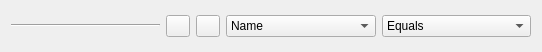
<?xml version="1.0" encoding="UTF-8"?>
<ui version="4.0">
 <class>SubFilterWidget</class>
 <widget class="QWidget" name="SubFilterWidget">
  <property name="geometry">
   <rect>
    <x>0</x>
    <y>0</y>
    <width>542</width>
    <height>52</height>
   </rect>
  </property>
  <property name="windowTitle">
   <string>Form</string>
  </property>
  <layout class="QGridLayout" name="gridLayout">
   <item row="0" column="0">
    <layout class="QHBoxLayout" name="horizontalLayout">
     <item>
      <widget class="Line" name="line">
       <property name="minimumSize">
        <size>
         <width>30</width>
         <height>0</height>
        </size>
       </property>
       <property name="orientation">
        <enum>Qt::Horizontal</enum>
       </property>
      </widget>
     </item>
     <item>
      <widget class="QPushButton" name="subaddButton">
       <property name="maximumSize">
        <size>
         <width>24</width>
         <height>16777215</height>
        </size>
       </property>
       <property name="text">
        <string/>
       </property>
      </widget>
     </item>
     <item>
      <widget class="QPushButton" name="subremoveButton">
       <property name="maximumSize">
        <size>
         <width>24</width>
         <height>16777215</height>
        </size>
       </property>
       <property name="text">
        <string/>
       </property>
      </widget>
     </item>
     <item>
      <widget class="QComboBox" name="item_box">
       <item>
        <property name="text">
         <string>Name</string>
        </property>
       </item>
       <item>
        <property name="text">
         <string>Location</string>
        </property>
       </item>
       <item>
        <property name="text">
         <string>Unit</string>
        </property>
       </item>
       <item>
        <property name="text">
         <string>Reference product</string>
        </property>
       </item>
       <item>
        <property name="text">
         <string>Database</string>
        </property>
       </item>
       <item>
        <property name="text">
         <string>Code</string>
        </property>
       </item>
      </widget>
     </item>
     <item>
      <widget class="QComboBox" name="filter_box">
       <item>
        <property name="text">
         <string>Equals</string>
        </property>
       </item>
       <item>
        <property name="text">
         <string>Contains</string>
        </property>
       </item>
       <item>
        <property name="text">
         <string>Starts with</string>
        </property>
       </item>
       <item>
        <property name="text">
         <string>Doesn't contain any</string>
        </property>
       </item>
      </widget>
     </item>
    </layout>
   </item>
  </layout>
 </widget>
 <resources/>
 <connections/>
</ui>
